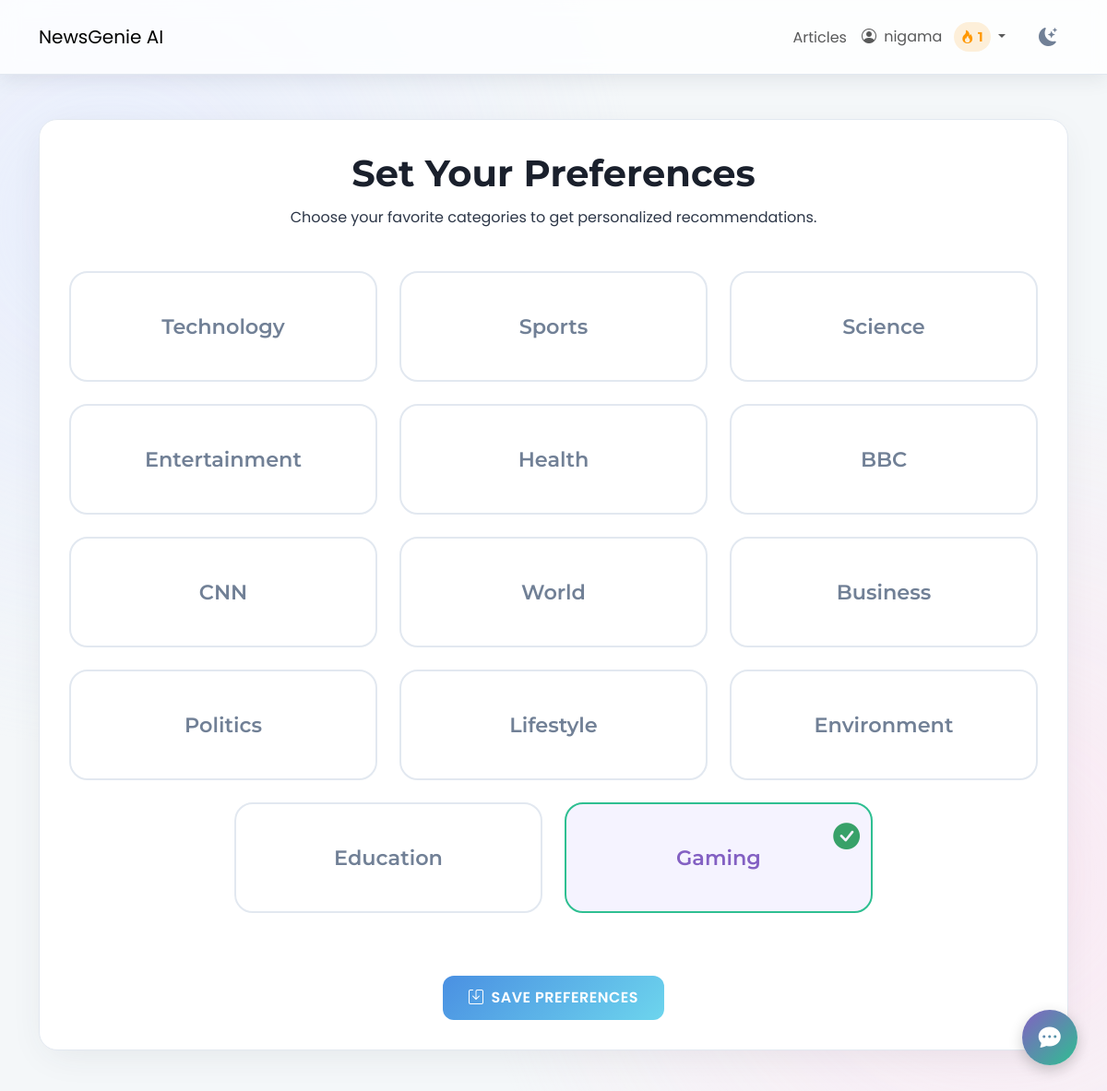
The page /preferences/ (signed in) on the database its author committed.
### users/models.py (models this page shows, shortened)
class Profile(models.Model):
    user = models.OneToOneField(User, on_delete=models.CASCADE)
    bio = models.TextField(max_length=500, blank=True, null=True)
    streak_count = models.IntegerField(default=0)
    last_login_date = models.DateField(null=True, blank=True)

### news/models.py (models this page shows)
class Category(models.Model):
    name = models.CharField(max_length=100)
    def __str__(self):
        return self.name

### news/views.py (the view)
# urls.py: path('preferences/', views.preference_view, name="preferences"),
@login_required
def preference_view(request):
    user_pref, created = UserPreference.objects.get_or_create(user=request.user)
    if request.method == "POST":
        form = UserPreferenceForm(request.POST, instance=user_pref)
        if form.is_valid():
            form.save()
            return redirect("news:recommendations")
    else:
        form = UserPreferenceForm(instance=user_pref)
    return render(request, "news/user_preference.html", {"form": form})

### news/templates/news/user_preference.html (shortened to what this page needs)
{% extends 'news/base.html' %}
{% load static %}
{% block content %}
<div class="user-preferences-container text-center app-card mt-5">
    <div class="page-header-section">
        <h1 class="page-title-heading">Set Your Preferences</h1>
        <p class="page-subtitle-text">Choose your favorite categories to get personalized recommendations.</p>
    </div>
    <form method="post" class="mt-4">
        <div class="preference-grid-container">
            <div class="row g-4 justify-content-center">
                {% for checkbox in form.preferred_categories %}
                <div class="col-6 col-md-4">
                    <label class="preference-card-label" for="{{ checkbox.id_for_label }}">
                        <div class="preference-card">
                            <span class="preference-card-text">{{ checkbox.choice_label }}</span>
                            <div class="checkmark-overlay">
                                <i class="bi bi-check-circle-fill"></i>
                            </div>
                        </div>
                    </label>
                </div>
                {% endfor %}
            </div>
        </div>
        <div class="mt-5">
            <button type="submit" class="btn app-btn primary-btn btn-lg"><i class="bi bi-save me-2"></i> Save Preferences</button>
        </div>
    </form>
</div>
{% endblock %}

### templates/news/base.html (shortened to what this page needs)
{% load static %}
<!DOCTYPE html>
<html lang="en">
<head>
    <link href="https://cdn.jsdelivr.net/npm/bootstrap@5.3.0/dist/css/bootstrap.min.css" rel="stylesheet">
    <link rel="stylesheet" href="https://cdn.jsdelivr.net/npm/bootstrap-icons@1.10.5/font/bootstrap-icons.css">
    <link rel="stylesheet" href="{% static 'css/newsgenie.css' %}">
</head>
<body class="{{ request.COOKIES.theme|default:'light' }}-mode">
    <header class="app-navbar navbar navbar-expand-lg sticky-top">
        <div class="container">
            <a class="navbar-brand navbar-brand-custom" href="{% url 'news:homepage' %}">NewsGenie AI</a>
            <div class="collapse navbar-collapse" id="navbarNav">
                <ul class="navbar-nav ms-auto align-items-center">
                    {% if user.is_authenticated %}
                        <li class="nav-item">
                            <a class="nav-link nav-link-custom" href="{% url 'news:article_list' %}">Articles</a>
                        </li>
                        <li class="nav-item dropdown">
                            <a class="nav-link nav-link-custom dropdown-toggle" href="#" id="navbarDropdown" role="button" data-bs-toggle="dropdown" aria-expanded="false">
                                <i class="bi bi-person-circle me-1"></i>
                                {{ user.username }}
                                <span class="streak-indicator ms-2">
                                    <i class="bi bi-fire"></i> {{ user.profile.streak_count }}
                                </span>
                            </a>
                        </li>
                    {% endif %}
                    <li class="nav-item ms-3">
                        <button id="theme-toggle" class="btn theme-toggle-btn">
                            <i class="bi bi-moon-stars-fill"></i>
                        </button>
                    </li>
                </ul>
            </div>
        </div>
    </header>
    <main class="container my-5 app-content-wrapper">
        {% block content %}{% endblock %}
    </main>
    <div id="chatbot-container">
        <button id="chatbot-toggle-btn" class="app-btn secondary-btn">
            <i class="bi bi-chat-dots-fill"></i>
        </button>
    </div>
</body>
</html>

### rows shown on the page
Category: choice_label "Technology"
Category: choice_label "Sports"
Category: choice_label "Science"
Category: choice_label "Entertainment"
Category: choice_label "Health"
Category: choice_label "BBC"
Category: choice_label "CNN"
Category: choice_label "World"
Category: choice_label "Business"
Category: choice_label "Politics"
Category: choice_label "Lifestyle"
Category: choice_label "Environment"
Category: choice_label "Education"
Category: choice_label "Gaming"

### other values the page prints
{{ user.username }} "nigama"
{{ user.profile.streak_count }} "1"
